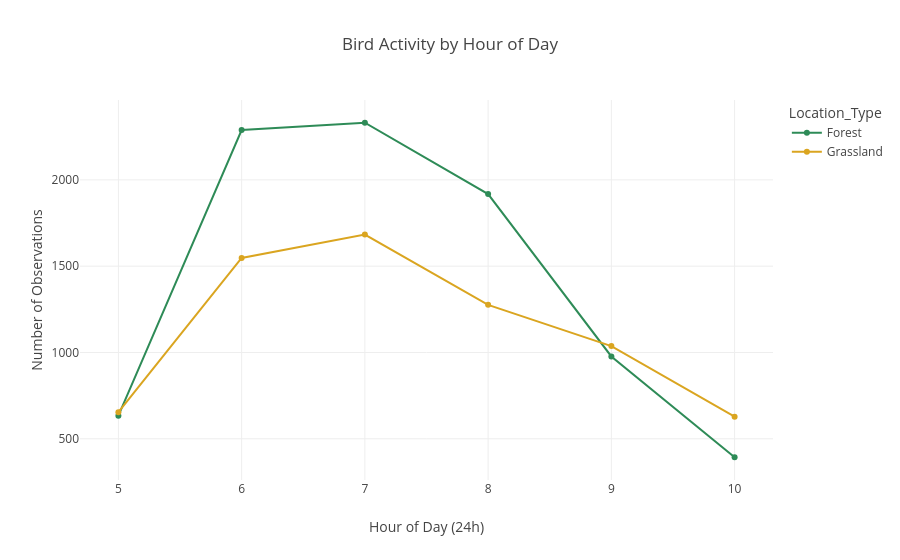

The code cell stored with this chart in its notebook:
### Code cell
df['Hour'] = df['Start_Time'].str.split(':').str[0].astype(float)
hourly = df.groupby(['Hour','Location_Type']).size().reset_index(name='Count')
hourly = hourly.dropna(subset=['Hour'])

fig = px.line(hourly, x='Hour', y='Count', color='Location_Type',
              title='Bird Activity by Hour of Day',
              color_discrete_map={'Forest':'#2E8B57','Grassland':'#DAA520'},
              labels={'Hour':'Hour of Day (24h)','Count':'Number of Observations'})
fig.update_traces(mode='lines+markers')
fig.update_layout(plot_bgcolor='white', paper_bgcolor='white')
fig.show()

### Figure 1 — Plotly figure (JSON) as saved in the notebook; plotly's stock layout.template omitted (floating-point values rounded to 4 significant figures)
{"data": [{"hovertemplate": "Location_Type=Forest<br>Hour of Day (24h)=%{x}<br>Number of Observations=%{y}<extra></extra>", "legendgroup": "Forest", "line": {"color": "#2E8B57", "dash": "solid"}, "marker": {"symbol": "circle"}, "mode": "lines+markers", "name": "Forest", "orientation": "v", "showlegend": true, "type": "scatter", "x": [5.0, 6.0, 7.0, 8.0, 9.0, 10.0], "xaxis": "x", "y": [634, 2289, 2331, 1918, 977, 393], "yaxis": "y"}, {"hovertemplate": "Location_Type=Grassland<br>Hour of Day (24h)=%{x}<br>Number of Observations=%{y}<extra></extra>", "legendgroup": "Grassland", "line": {"color": "#DAA520", "dash": "solid"}, "marker": {"symbol": "circle"}, "mode": "lines+markers", "name": "Grassland", "orientation": "v", "showlegend": true, "type": "scatter", "x": [5.0, 6.0, 7.0, 8.0, 9.0, 10.0], "xaxis": "x", "y": [654, 1548, 1683, 1276, 1037, 628], "yaxis": "y"}], "layout": {"legend": {"title": {"text": "Location_Type"}, "tracegroupgap": 0}, "paper_bgcolor": "white", "plot_bgcolor": "white", "title": {"text": "Bird Activity by Hour of Day"}, "xaxis": {"anchor": "y", "domain": [0, 1], "title": {"text": "Hour of Day (24h)"}}, "yaxis": {"anchor": "x", "domain": [0, 1], "title": {"text": "Number of Observations"}}}}
